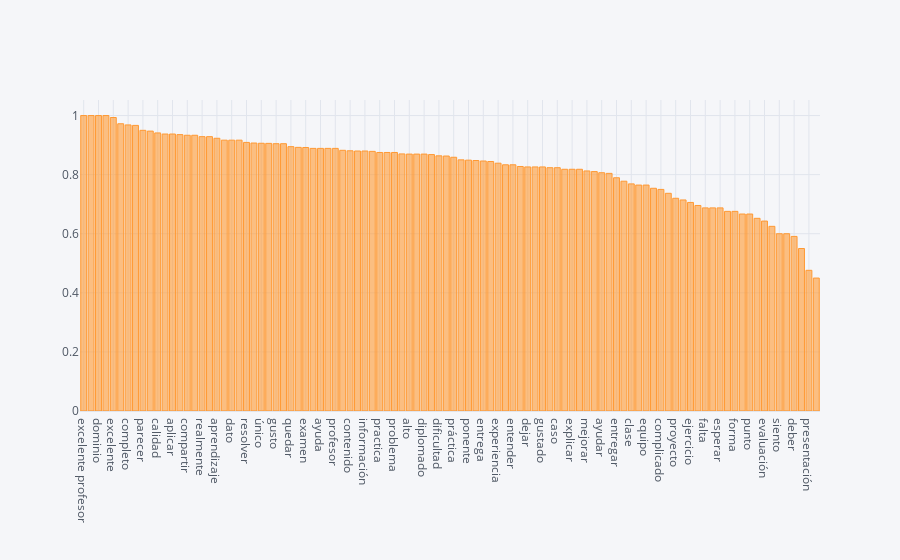

Notebook code for this chart:
### Markdown cell above
## Positividad de Tokens

### Code cell
pos = pd.DataFrame(map(lambda w:(w[2:],df.loc[df_cv[w]>0]['sentimiento'].mean()),df_cv.columns))
pos.columns =['palabra','positividad']
pos = pos.sort_values(by='positividad',ascending=False).set_index('palabra')
pos.iplot(kind='bar')

### Figure 1 — Plotly figure (JSON) as saved in the notebook; plotly's stock layout.template omitted (floating-point values rounded to 4 significant figures)
{"data": [{"marker": {"color": "rgba(255, 153, 51, 0.6)", "line": {"color": "rgba(255, 153, 51, 1.0)", "width": 1}}, "name": "positividad", "orientation": "v", "text": "", "type": "bar", "x": ["excelente profesor", "importante", "dominio", "python", "excelente", "duda", "completo", "car", "parecer", "tomar", "calidad", "útil", "aplicar", "gracias", "compartir", "resolver duda", "realmente", "oscar", "aprendizaje", "aprendido", "dato", "técnico", "resolver", "interesante", "único", "curso", "gusto", "clás", "quedar", "instructor", "examen", "apoyo", "ayuda", "tarea", "profesor", "necesario", "contenido", "seguir", "información", "aprender", "practica", "profesora", "problema", "gustar", "alto", "dominar", "diplomado", "nivel", "dificultad", "conocimiento", "práctica", "amplio", "ponente", "material", "entrega", "visto", "experiencia", "difícil", "entender", "explicación", "dejar", "rápido", "gustado", "alumno", "caso", "teórico", "explicar", "instructora", "mejorar", "código", "ayudar", "considerar", "entregar", "persona", "clase", "transmitir", "equipo", "práctico", "complicado", "pesado", "proyecto", "querer", "ejercicio", "modelo", "falta", "preparado", "esperar", "sentir", "forma", "enseñar", "punto", "faltar", "evaluación", "perder", "siento", "ocasión", "deber", "error", "presentación", "formar"], "y": [1, 1, 1, 1, 0.9934, 0.9722, 0.9683, 0.9667, 0.95, 0.9474, 0.9412, 0.9375, 0.9375, 0.9355, 0.9333, 0.9333, 0.9286, 0.9286, 0.9231, 0.9167, 0.9167, 0.9167, 0.9091, 0.907, 0.9062, 0.9059, 0.9048, 0.9048, 0.8947, 0.8923, 0.8919, 0.8889, 0.8889, 0.8889, 0.8889, 0.8824, 0.8807, 0.88, 0.88, 0.8788, 0.875, 0.875, 0.875, 0.8701, 0.8696, 0.8696, 0.8696, 0.8679, 0.8636, 0.863, 0.8588, 0.85, 0.8491, 0.8478, 0.8462, 0.8444, 0.8387, 0.8333, 0.8333, 0.8276, 0.8261, 0.8261, 0.8261, 0.8235, 0.8235, 0.8182, 0.8182, 0.8182, 0.8125, 0.8103, 0.8065, 0.8043, 0.7895, 0.7778, 0.7687, 0.7647, 0.7647, 0.7538, 0.75, 0.7368, 0.72, 0.7143, 0.7059, 0.6957, 0.6875, 0.6875, 0.6875, 0.6757, 0.6757, 0.6667, 0.6667, 0.6522, 0.6429, 0.625, 0.6, 0.6, 0.5909, 0.55, 0.4762, 0.45]}], "layout": {"legend": {"bgcolor": "#F5F6F9", "font": {"color": "#4D5663"}}, "paper_bgcolor": "#F5F6F9", "plot_bgcolor": "#F5F6F9", "title": {"font": {"color": "#4D5663"}}, "xaxis": {"gridcolor": "#E1E5ED", "showgrid": true, "tickfont": {"color": "#4D5663"}, "title": {"font": {"color": "#4D5663"}, "text": ""}, "zerolinecolor": "#E1E5ED"}, "yaxis": {"gridcolor": "#E1E5ED", "showgrid": true, "tickfont": {"color": "#4D5663"}, "title": {"font": {"color": "#4D5663"}, "text": ""}, "zerolinecolor": "#E1E5ED"}}}
